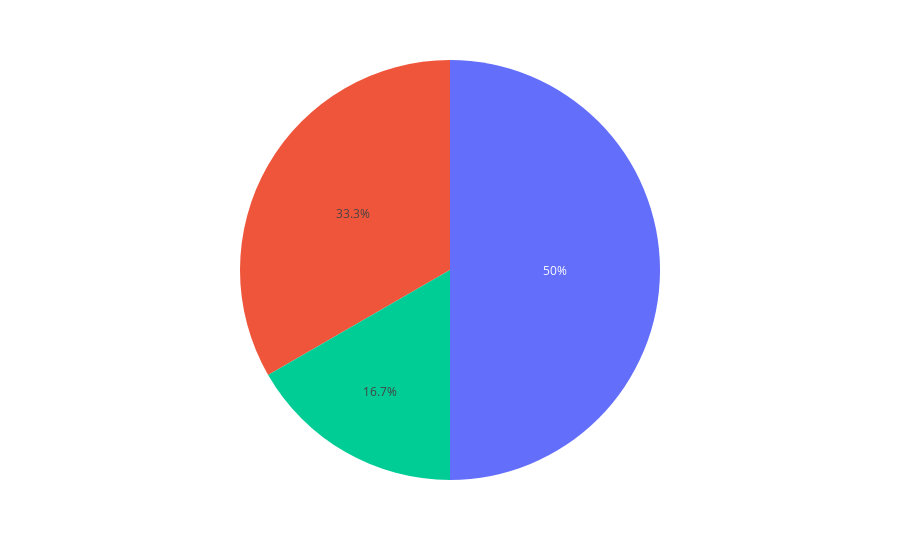

The notebook cell saved with this chart:
### Code cell
x=[10,20,30]
px.pie(values=x)

### Figure 1 — Plotly figure (JSON) as saved in the notebook; plotly's stock layout.template omitted (floating-point values rounded to 4 significant figures)
{"data": [{"domain": {"x": [0, 1], "y": [0, 1]}, "hovertemplate": "value=%{value}<extra></extra>", "legendgroup": "", "name": "", "showlegend": false, "type": "pie", "values": [10, 20, 30]}], "layout": {"autosize": true, "legend": {"tracegroupgap": 0}, "margin": {"t": 60}}}
